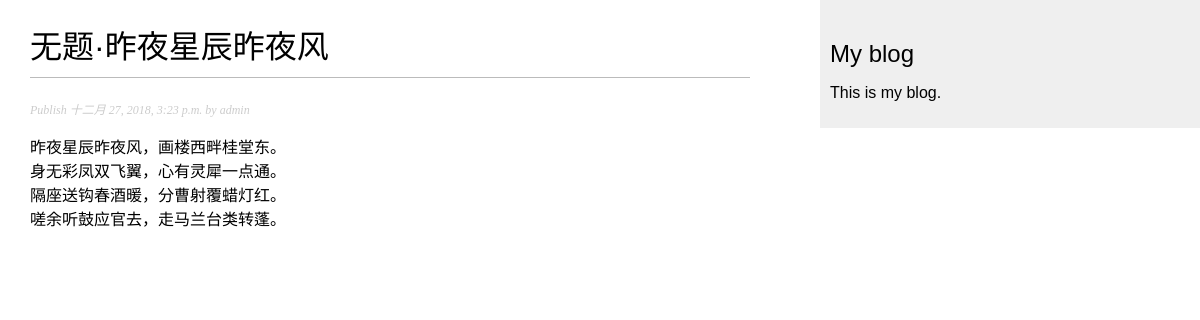
Page /blog/2018/12/27/zuo-ye-xing-chen-zuo-ye-feng/ on the committed database.
### blog/models.py (models this page shows, shortened)
class Post(models.Model):
    STATUS_CHOICES = (
        ('draft', 'Draft'),
        ('published', 'Published'),
    )
    title = models.CharField(max_length=250)
    slug = models.SlugField(max_length=250,unique_for_date='publish')
    author = models.ForeignKey(User,related_name='blog_posts')
    body = models.TextField()
    publish = models.DateTimeField(default=timezone.now)
    created = models.DateTimeField(auto_now_add=True)
    updated = models.DateTimeField(auto_now=True)
    status = models.CharField(max_length=10,choices=STATUS_CHOICES,default='draft')
    objects = models.Manager() #默认管理器，Post.objects.all()
    published = PublishedManager() #自定义管理器,Post.published.all()
    class Meta:
        ordering = ('-publish',)

### blog/views.py (the view)
def post_detail(request, year, month, day, post):
    post = get_object_or_404(Post, slug=post,
                             status = 'published',
                             publish__year = year,
                             publish__month = month,
                             publish__day = day)
    return render(request,'blog/post/detail.html',{'post': post})

### blog/templates/blog/post/detail.html (shortened to what this page needs)
{% extends "blog/base.html" %}
{% block content %}
    <h1>{{ post.title }}</h1>
    <p class="date">Publish {{ post.publish }} by {{ post.author }}</p>
    {{ post.body|linebreaks }}
{% endblock %}

### blog/static/css/blog.css (style rules this page uses)
body { margin:0; padding:0; font-family:helvetica, sans-serif; }
h1 { font-weight:normal; border-bottom:1px solid #bbb; padding:0 0 10px 0; }
p.date { color:#ccc; font-family: georgia, serif; font-size: 12px; font-style: italic; }

### rows in the picture
Post: title "无题·昨夜星辰昨夜风", publish "十二月 27, 2018, 3:23 p.m.", author "admin", body "昨夜星辰昨夜风，画楼西畔桂堂东。 身无彩凤双飞翼，心有灵犀一点通。 隔座送钩春酒暖，分曹射覆蜡灯红。 嗟余听鼓应官去，走马兰台类转蓬。"
